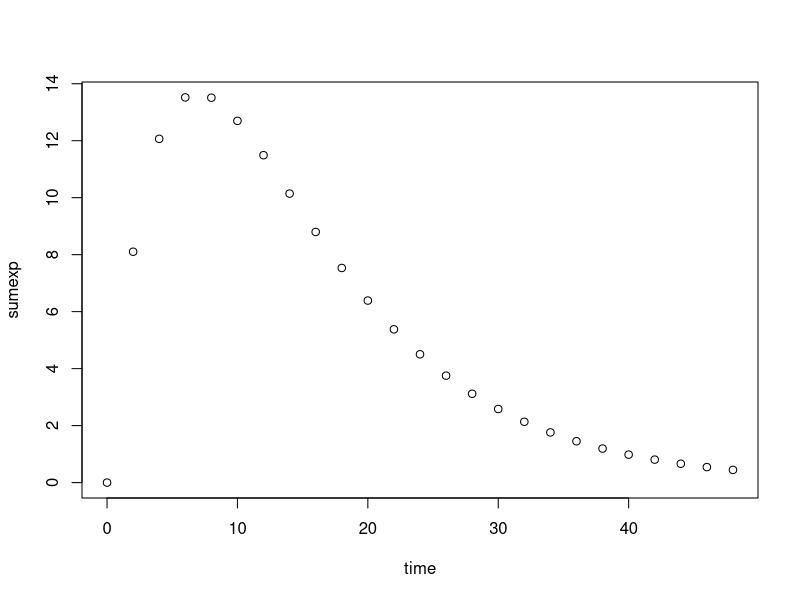
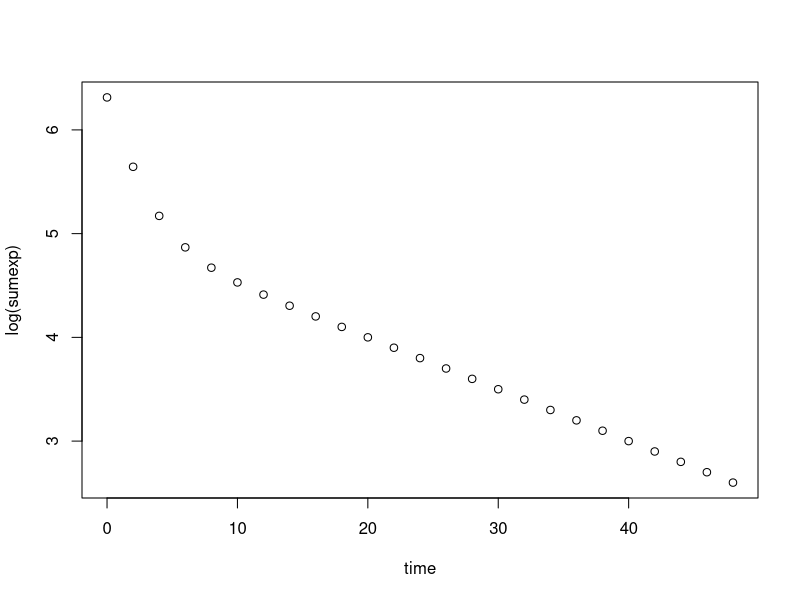
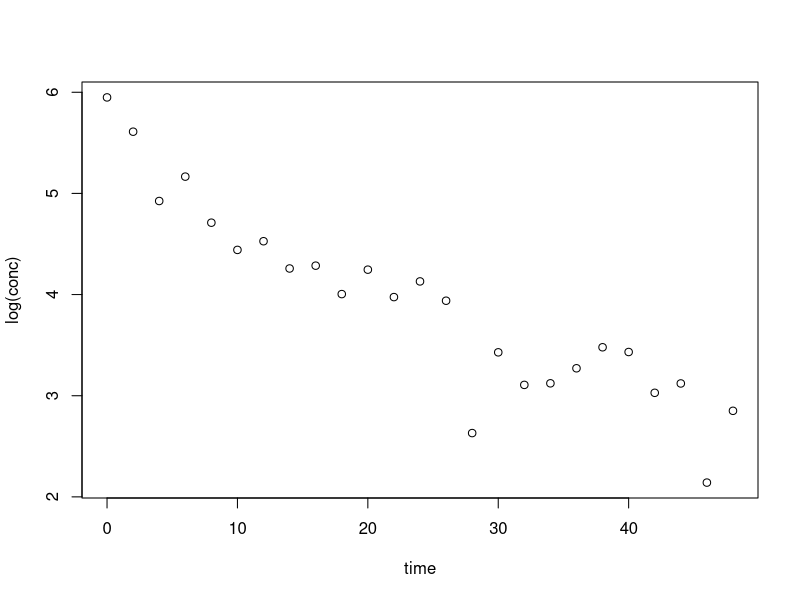
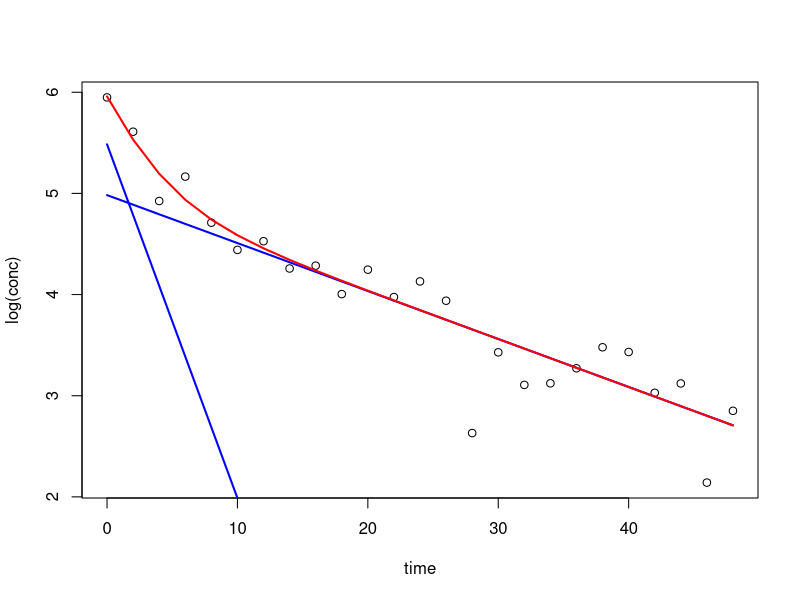
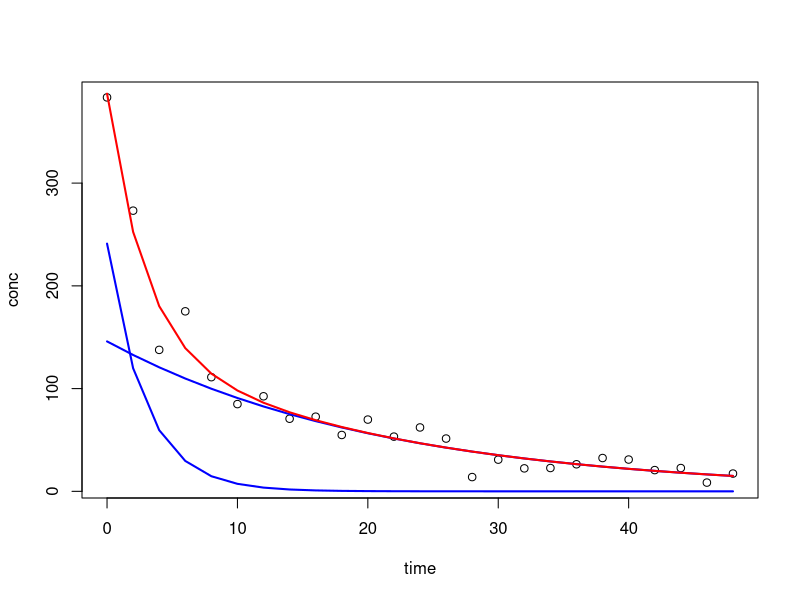
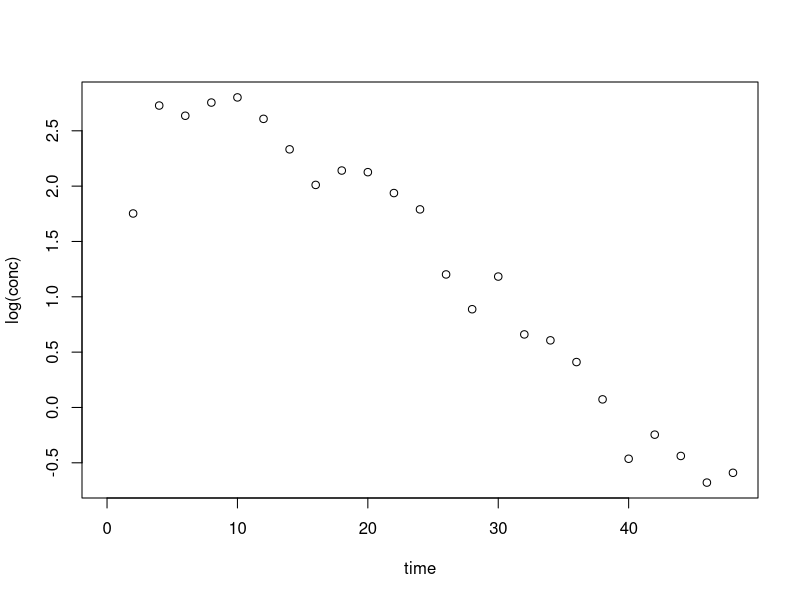

Recreate these plots in R, in order. (Note: this script raises an error after producing the figures.)
# Working out how to fit to PK data using sum of exponentials
# -----------------------------------------------------------------------------
# Email from Richard
# included excel spreadsheet using formulas to fit coefficients of linear
# equations

# Absorption Curve
  time.samp <- seq(0, 48, by = 2)
  absdata <- data.frame(
    time = time.samp,
    line1 = -0.2*time.samp + 4,
    line2 = -0.1*time.samp + 4
  )
  absdata$sumexp <- exp(absdata$line2) - exp(absdata$line1)
  with(absdata, plot(time, sumexp))

# 2 Compartment Curve
  twodata <- data.frame(
    time = time.samp,
    line1 = -0.5*time.samp + 6,
    line2 = -0.05*time.samp + 5
  )
  twodata$sumexp <- exp(twodata$line1) + exp(twodata$line2)
  with(twodata, plot(time, log(sumexp)))
# -----------------------------------------------------------------------------
# Setup OFV functions
  # Basic least squares function
  ls.twosum <- function(par, x, y, abs = F) {
    A <- ifelse(abs, -1, 1)
    l1 <- par[1]*x + par[3]
    l2 <- par[2]*x + par[4]
    yhat <- exp(l1) + A*exp(l2)
    err <- y - yhat
    sse <- sum(err^2)
  }

  # Maximum likelihood estimation using observed and predicted
  mle1.twosum <- function(par, x, y, abs = F) {
    A <- ifelse(abs, -1, 1)
    l1 <- par[1]*x + par[3]
    l2 <- par[2]*x + par[4]
    yhat <- exp(l1) + A*exp(l2)
    err <- y - yhat
    sigma <- sd(err)
    loglik <- dnorm(y, yhat, sigma, log = T)
    return(-1*sum(loglik))
  }

  # Maximum likelihood estimation using residual with mean = 0, sigma = 1
  mle2.twosum <- function(par, x, y, abs = F) {
    A <- ifelse(abs, -1, 1)
    l1 <- par[1]*x + par[3]
    l2 <- par[2]*x + par[4]
    yhat <- exp(l1) + A*exp(l2)
    err <- y - yhat
    loglik <- dnorm(err, 0, 1, log = T)
    return(-1*sum(loglik))
  }

# -----------------------------------------------------------------------------
# Will require fitting to real data, parameters are slope and intercept
  err <- 1 + rnorm(n = length(time.samp), mean = 0, sd = 0.3)
  data1 <- data.frame(
    time = time.samp,
    conc = twodata$sumexp * err
  )
  with(data1, plot(time, log(conc)))

  # will need to somehow guess initial parameters, but first get optim working
  init.par <- c(-0.5, -0.05, 6, 2)

  ls.result <- optim(
    init.par,  # Initial parameter estimates
    ls.twosum,  # Fitting function
    method = "BFGS",
    x = data1$time, y = data1$conc # Function arguments
  )
  mle1.result <- optim(
    init.par,  # Initial parameter estimates
    mle1.twosum,  # Fitting function
    method = "BFGS",
    x = data1$time, y = data1$conc # Function arguments
  )
  mle2.result <- optim(
    init.par,  # Initial parameter estimates
    mle2.twosum,  # Fitting function
    method = "BFGS",
    x = data1$time, y = data1$conc # Function arguments
  )

  result <- mle2.result
  data1$line1 <- data1$time*result$par[1] + result$par[3]
  data1$line2 <- data1$time*result$par[2] + result$par[4]
  data1$pred <- with(data1, exp(line1) + exp(line2))
  with(data1, plot(time, log(conc)))
  with(data1, lines(time, line1, lwd = 2, col = "blue"))
  with(data1, lines(time, line2, lwd = 2, col = "blue"))
  with(data1, lines(time, log(pred), lwd = 2, col = "red"))

  with(data1, plot(time, conc))
  with(data1, lines(time, exp(line1), lwd = 2, col = "blue"))
  with(data1, lines(time, exp(line2), lwd = 2, col = "blue"))
  with(data1, lines(time, pred, lwd = 2, col = "red"))

# -----------------------------------------------------------------------------
# Will require fitting to real data, parameters are slope and intercept
  err <- 1 + rnorm(n = length(time.samp), mean = 0, sd = 0.3)
  data2 <- data.frame(
    time = time.samp,
    conc = absdata$sumexp*err
  )
  with(data2, plot(time, log(conc)))

  lm.coeff <- lm(log(conc) ~ time, data = data1)$coefficients
  init.par <- c(
    lm.coeff[2]*c(10, 0.1),
    lm.coeff[1]*c(1.5, 0.5)
  )
  init.par <- c(-0.1, -0.2, 4, 4)

  ls.result <- optim(
    init.par,  # Initial parameter estimates
    ls.twosum,  # Fitting function
    method = "BFGS",
    x = data2$time, y = data2$conc, expsum = F
  )
  mle1.result <- optim(
    init.par,  # Initial parameter estimates
    mle1.twosum,  # Fitting function
    method = "BFGS",
    x = data2$time, y = data2$conc, expsum = F
  )
  mle2.result <- optim(
    init.par,  # Initial parameter estimates
    mle2.twosum,  # Fitting function
    method = "BFGS",
    x = data2$time, y = data2$conc, expsum = F
  )

  result <- mle2.result
  data2$line1 <- data2$time*result$par[1] + result$par[3]
  data2$line2 <- data2$time*result$par[2] + result$par[4]
  data2$pred <- with(data2, exp(line1) + -1*exp(line2))
  with(data2, plot(time, log(conc)))
  with(data2, lines(time, line1, lwd = 2, col = "blue"))
  with(data2, lines(time, line2, lwd = 2, col = "blue"))
  with(data2, lines(time, log(pred), lwd = 2, col = "red"))

  with(data2, plot(time, conc))
  with(data2, lines(time, exp(line1), lwd = 2, col = "blue"))
  with(data2, lines(time, -exp(line2), lwd = 2, col = "blue"))
  with(data2, lines(time, pred, lwd = 2, col = "red"))
